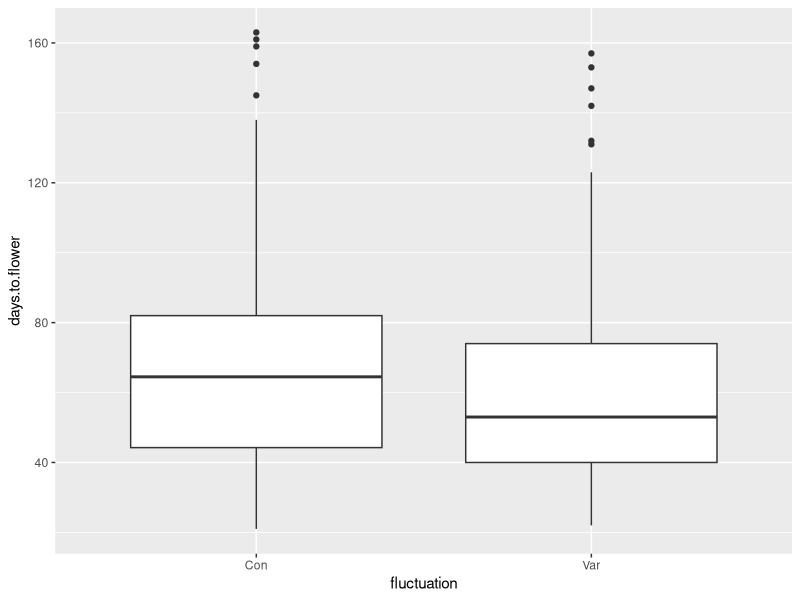

R code for this plot: (Note: this script raises an error after producing the figure.)
## ---- chunk 1
knitr::opts_chunk$set(echo = TRUE)
## ---- chunk 2
# Chargez la librairie `tidyverse`

# Changez votre répertoire de travail pour être dans `session3_plots_reorganisation`

# Importer `burghardt_et_al_2015_expt1.txt` et mettez le dans un objet appelé `expt1`

## ---- chunk 3
# Chargez la librairie `tidyverse` (aide: utilisez la fonction `library()`)
library(tidyverse)

# Importer `burghardt_et_al_2015_expt1.txt` et mettez le dans un objet appelé `expt1`
#(aide: utilisez la fonction `read_tsv()`)

expt1 <- read_tsv("../data/burghardt_et_al_2015_expt1.txt")

## ---- chunk 4
expt1 %>% 
  filter(vernalization == "V") %>% 
  select(genotype, total.leaf.length.mm)
## ---- chunk 5
expt1 %>% 
  filter(vernalization == "V") %>% 
  ggplot(aes(fluctuation, days.to.flower)) + 
  geom_boxplot()
## ---- chunk 6
# Créez une nouvelle table avec la colonne supplémentare  
expt1.cm <- mutate(expt1, total.leaf.length.cm = total.leaf.length.mm/10)

# Vérifier que la nouvelle colonne est bien là
colnames(expt1.cm)
## ---- chunk 7
# Créez deux nouvelles colonnes
expt1.cm <- mutate(expt1, 
                   blade.length.cm = blade.length.mm/10,
                   total.leaf.length.cm = total.leaf.length.mm/10)

# Vérifier que les nouvelles colonnes sont bien là
colnames(expt1.cm)
## ---- chunk 8
# Créez deux nouvelles colonnes
expt1.concatenated <- unite(expt1, "Vern_survival_bolt",vernalization,survival.bolt,bolt)

# Vérifier que la nouvelles colonnes sont bien là
colnames(expt1.concatenated)
## ---- chunk 9
# Créez deux nouvelles colonnes
expt1.separated <- separate(expt1, background, into=c("genotype", "FRI mutation"))

# Vérifier que la nouvelles colonnes sont bien là
colnames(expt1.separated)
